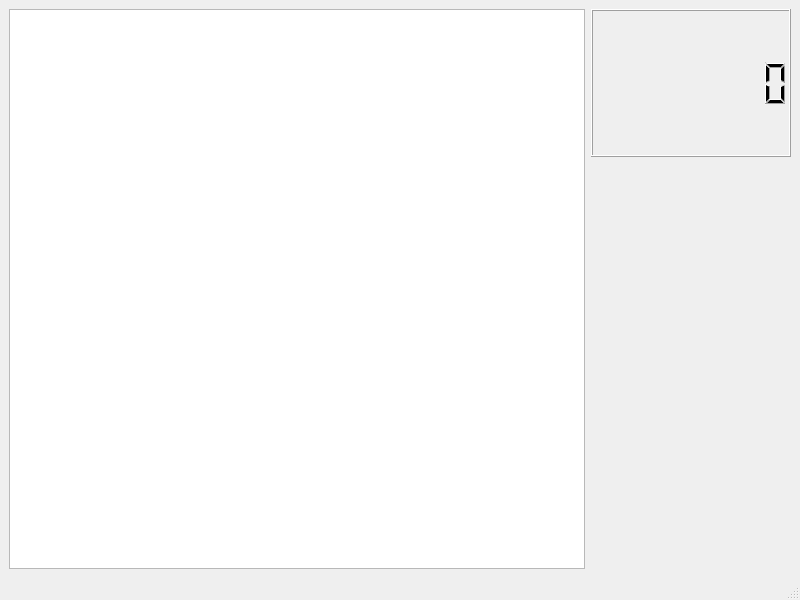
<?xml version="1.0" encoding="UTF-8"?>
<ui version="4.0">
 <class>MainWindow</class>
 <widget class="QMainWindow" name="MainWindow">
  <property name="geometry">
   <rect>
    <x>0</x>
    <y>0</y>
    <width>800</width>
    <height>600</height>
   </rect>
  </property>
  <property name="windowTitle">
   <string>MainWindow</string>
  </property>
  <widget class="QWidget" name="centralwidget">
   <layout class="QHBoxLayout" name="horizontalLayout">
    <item>
     <widget class="QListWidget" name="listWidget">
      <property name="sizePolicy">
       <sizepolicy hsizetype="Expanding" vsizetype="Expanding">
        <horstretch>0</horstretch>
        <verstretch>0</verstretch>
       </sizepolicy>
      </property>
     </widget>
    </item>
    <item>
     <layout class="QVBoxLayout" name="verticalLayout">
      <item>
       <widget class="QLCDNumber" name="lcdNumber">
        <property name="digitCount">
         <number>8</number>
        </property>
       </widget>
      </item>
      <item>
       <widget class="QPushButton" name="startButton">
        <property name="minimumSize">
         <size>
          <width>200</width>
          <height>200</height>
         </size>
        </property>
        <property name="text">
         <string/>
        </property>
        <property name="icon">
         <iconset>
          <normaloff>icon/start.png</normaloff>icon/start.png</iconset>
        </property>
        <property name="iconSize">
         <size>
          <width>200</width>
          <height>200</height>
         </size>
        </property>
        <property name="flat">
         <bool>true</bool>
        </property>
       </widget>
      </item>
      <item alignment="Qt::AlignHCenter|Qt::AlignVCenter">
       <widget class="QPushButton" name="stopButton">
        <property name="sizePolicy">
         <sizepolicy hsizetype="Minimum" vsizetype="Fixed">
          <horstretch>0</horstretch>
          <verstretch>0</verstretch>
         </sizepolicy>
        </property>
        <property name="minimumSize">
         <size>
          <width>200</width>
          <height>200</height>
         </size>
        </property>
        <property name="maximumSize">
         <size>
          <width>16777215</width>
          <height>16777215</height>
         </size>
        </property>
        <property name="text">
         <string/>
        </property>
        <property name="icon">
         <iconset>
          <normaloff>icon/stop.png</normaloff>icon/stop.png</iconset>
        </property>
        <property name="iconSize">
         <size>
          <width>200</width>
          <height>200</height>
         </size>
        </property>
        <property name="checkable">
         <bool>false</bool>
        </property>
        <property name="checked">
         <bool>false</bool>
        </property>
        <property name="autoRepeat">
         <bool>false</bool>
        </property>
        <property name="autoExclusive">
         <bool>false</bool>
        </property>
        <property name="autoRepeatDelay">
         <number>300</number>
        </property>
        <property name="default">
         <bool>false</bool>
        </property>
        <property name="flat">
         <bool>true</bool>
        </property>
       </widget>
      </item>
     </layout>
    </item>
   </layout>
  </widget>
  <widget class="QMenuBar" name="menubar">
   <property name="geometry">
    <rect>
     <x>0</x>
     <y>0</y>
     <width>800</width>
     <height>22</height>
    </rect>
   </property>
  </widget>
  <widget class="QStatusBar" name="statusbar"/>
 </widget>
 <resources/>
 <connections/>
</ui>
